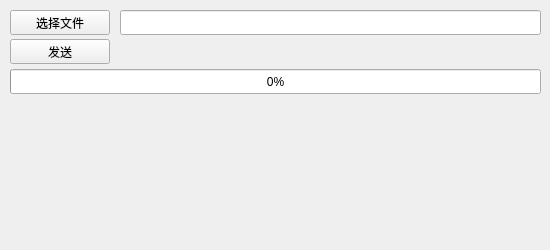
<?xml version="1.0" encoding="UTF-8"?>
<ui version="4.0">
 <class>fileClient</class>
 <widget class="QWidget" name="fileClient">
  <property name="geometry">
   <rect>
    <x>0</x>
    <y>0</y>
    <width>550</width>
    <height>250</height>
   </rect>
  </property>
  <property name="minimumSize">
   <size>
    <width>550</width>
    <height>250</height>
   </size>
  </property>
  <property name="maximumSize">
   <size>
    <width>550</width>
    <height>250</height>
   </size>
  </property>
  <property name="windowTitle">
   <string>Form</string>
  </property>
  <widget class="QProgressBar" name="progressBar">
   <property name="geometry">
    <rect>
     <x>10</x>
     <y>69</y>
     <width>531</width>
     <height>25</height>
    </rect>
   </property>
   <property name="minimumSize">
    <size>
     <width>0</width>
     <height>25</height>
    </size>
   </property>
   <property name="value">
    <number>0</number>
   </property>
  </widget>
  <widget class="QPushButton" name="sendpushButton">
   <property name="geometry">
    <rect>
     <x>10</x>
     <y>39</y>
     <width>100</width>
     <height>25</height>
    </rect>
   </property>
   <property name="minimumSize">
    <size>
     <width>0</width>
     <height>25</height>
    </size>
   </property>
   <property name="text">
    <string>发送</string>
   </property>
  </widget>
  <widget class="QPushButton" name="selectpushButton">
   <property name="geometry">
    <rect>
     <x>10</x>
     <y>10</y>
     <width>100</width>
     <height>25</height>
    </rect>
   </property>
   <property name="minimumSize">
    <size>
     <width>100</width>
     <height>25</height>
    </size>
   </property>
   <property name="text">
    <string>选择文件</string>
   </property>
  </widget>
  <widget class="QLineEdit" name="filelineEdit">
   <property name="geometry">
    <rect>
     <x>120</x>
     <y>10</y>
     <width>421</width>
     <height>25</height>
    </rect>
   </property>
   <property name="minimumSize">
    <size>
     <width>200</width>
     <height>0</height>
    </size>
   </property>
  </widget>
 </widget>
 <resources/>
 <connections/>
</ui>
